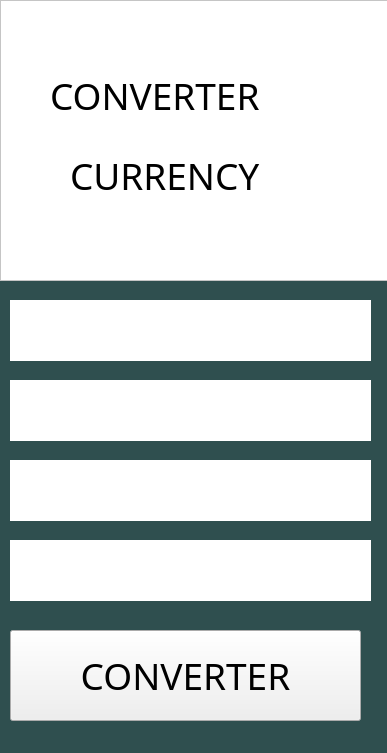
<?xml version="1.0" encoding="UTF-8"?>
<ui version="4.0">
 <class>MainWindow</class>
 <widget class="QMainWindow" name="MainWindow">
  <property name="geometry">
   <rect>
    <x>0</x>
    <y>0</y>
    <width>387</width>
    <height>753</height>
   </rect>
  </property>
  <property name="windowTitle">
   <string>MainWindow</string>
  </property>
  <widget class="QWidget" name="centralwidget">
   <property name="styleSheet">
    <string notr="true">background-color: 	#2F4F4F</string>
   </property>
   <widget class="QFrame" name="frame">
    <property name="geometry">
     <rect>
      <x>0</x>
      <y>0</y>
      <width>961</width>
      <height>281</height>
     </rect>
    </property>
    <property name="styleSheet">
     <string notr="true">background-color:#FFF</string>
    </property>
    <property name="frameShape">
     <enum>QFrame::StyledPanel</enum>
    </property>
    <property name="frameShadow">
     <enum>QFrame::Raised</enum>
    </property>
    <widget class="QLabel" name="label">
     <property name="geometry">
      <rect>
       <x>50</x>
       <y>60</y>
       <width>281</width>
       <height>71</height>
      </rect>
     </property>
     <property name="font">
      <font>
       <family>Microsoft YaHei Light</family>
       <pointsize>28</pointsize>
      </font>
     </property>
     <property name="text">
      <string>CONVERTER</string>
     </property>
    </widget>
    <widget class="QLabel" name="label_2">
     <property name="geometry">
      <rect>
       <x>70</x>
       <y>140</y>
       <width>241</width>
       <height>71</height>
      </rect>
     </property>
     <property name="font">
      <font>
       <family>Microsoft YaHei Light</family>
       <pointsize>28</pointsize>
      </font>
     </property>
     <property name="text">
      <string>CURRENCY</string>
     </property>
    </widget>
   </widget>
   <widget class="QLineEdit" name="lineEdit">
    <property name="geometry">
     <rect>
      <x>10</x>
      <y>300</y>
      <width>361</width>
      <height>61</height>
     </rect>
    </property>
    <property name="font">
     <font>
      <family>Microsoft YaHei UI Light</family>
      <pointsize>26</pointsize>
     </font>
    </property>
    <property name="styleSheet">
     <string notr="true">background-color: #fff;
border: 30px;
color: green;
</string>
    </property>
    <property name="text">
     <string/>
    </property>
   </widget>
   <widget class="QLineEdit" name="lineEdit_2">
    <property name="geometry">
     <rect>
      <x>10</x>
      <y>460</y>
      <width>361</width>
      <height>61</height>
     </rect>
    </property>
    <property name="font">
     <font>
      <family>Microsoft YaHei UI Light</family>
      <pointsize>26</pointsize>
     </font>
    </property>
    <property name="styleSheet">
     <string notr="true">background-color: #fff;
border: 30px;
color: green;
text-align: center;

</string>
    </property>
    <property name="text">
     <string/>
    </property>
   </widget>
   <widget class="QLineEdit" name="lineEdit_3">
    <property name="geometry">
     <rect>
      <x>10</x>
      <y>380</y>
      <width>361</width>
      <height>61</height>
     </rect>
    </property>
    <property name="font">
     <font>
      <family>Microsoft YaHei UI Light</family>
      <pointsize>26</pointsize>
     </font>
    </property>
    <property name="styleSheet">
     <string notr="true">background-color: #fff;
border: 30px;
color: green;
</string>
    </property>
    <property name="text">
     <string/>
    </property>
   </widget>
   <widget class="QPushButton" name="pushButton">
    <property name="geometry">
     <rect>
      <x>10</x>
      <y>630</y>
      <width>351</width>
      <height>91</height>
     </rect>
    </property>
    <property name="font">
     <font>
      <family>Microsoft YaHei Light</family>
      <pointsize>28</pointsize>
     </font>
    </property>
    <property name="styleSheet">
     <string notr="true">background-color:3</string>
    </property>
    <property name="text">
     <string>CONVERTER</string>
    </property>
   </widget>
   <widget class="QLineEdit" name="lineEdit_5">
    <property name="geometry">
     <rect>
      <x>10</x>
      <y>540</y>
      <width>361</width>
      <height>61</height>
     </rect>
    </property>
    <property name="font">
     <font>
      <family>Microsoft YaHei UI Light</family>
      <pointsize>26</pointsize>
     </font>
    </property>
    <property name="styleSheet">
     <string notr="true">background-color: #fff;
border: 30px;
color: green;
</string>
    </property>
    <property name="text">
     <string/>
    </property>
   </widget>
  </widget>
 </widget>
 <resources/>
 <connections/>
</ui>
